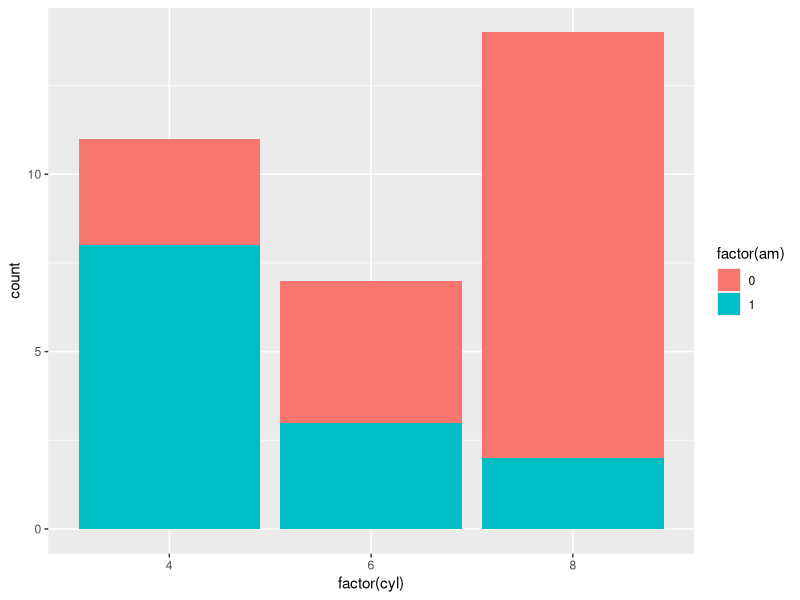
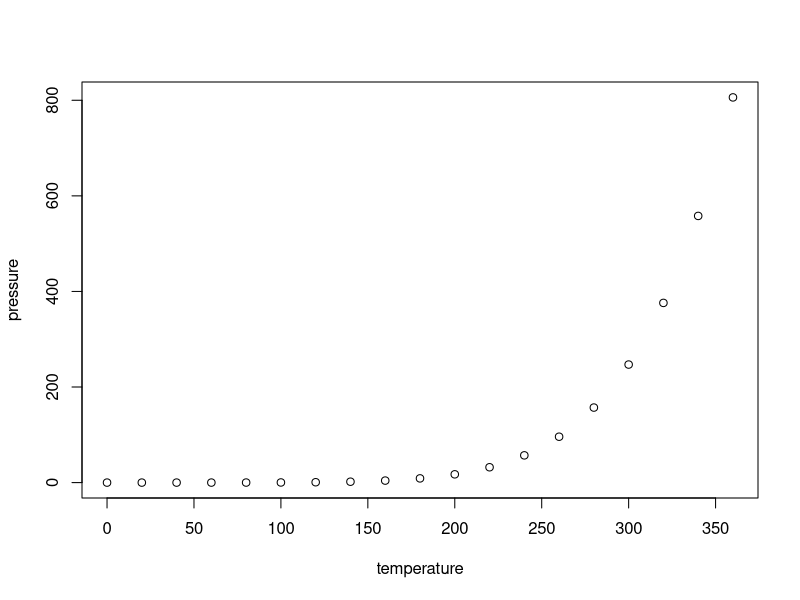

Write the R code that produced these figures, in order.
## ---- chunk 1
knitr::opts_chunk$set(echo = TRUE)
## ---- chunk 2
summary(mtcars)
## ---- chunk 3
library(ggplot2)
ggplot(mtcars, aes(x = factor(cyl), fill = factor(am))) +
  geom_bar()
## ---- chunk 4
plot(pressure)
